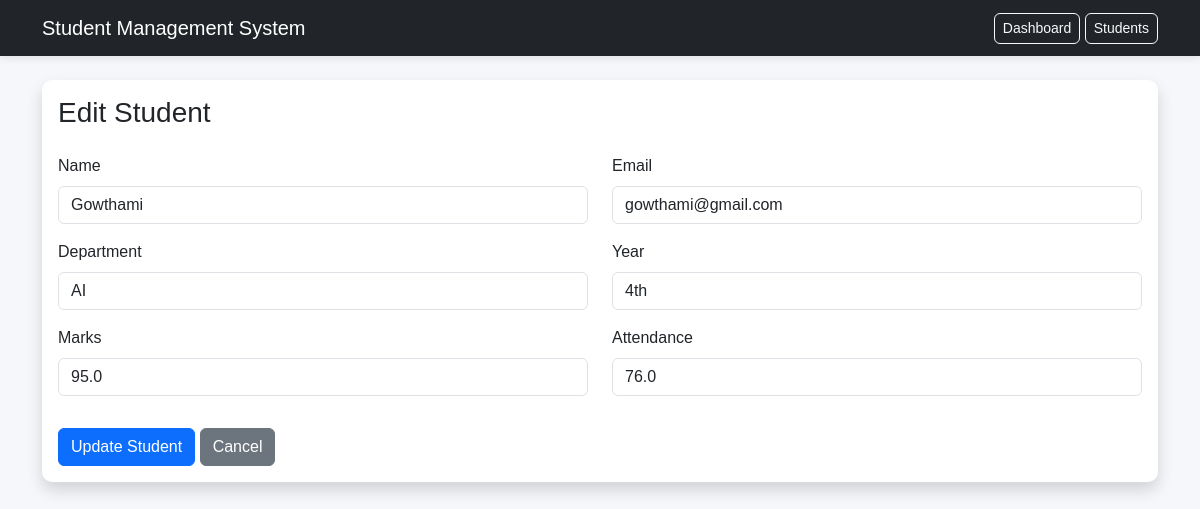
The page /edit_student/2 on the database its author committed.
### tables this page shows
CREATE TABLE students (
            id INTEGER PRIMARY KEY AUTOINCREMENT,
            name TEXT NOT NULL,
            email TEXT NOT NULL,
            department TEXT NOT NULL,
            year TEXT NOT NULL,
            marks REAL NOT NULL,
            attendance REAL NOT NULL
        );

### app.py (the view, shortened to what this page needs)
@app.route("/edit_student/<int:id>", methods=["GET", "POST"])
def edit_student(id):
    conn = get_db_connection()
    student = conn.execute(
        "SELECT * FROM students WHERE id = ?",
        (id,)
    ).fetchone()
    if student is None:
        conn.close()
        flash("Student not found")
        return redirect(url_for("students"))
    conn.close()
    return render_template(
        "edit_student.html",
        student=student
    )

### app.py (called while the page is built)
def get_db_connection():
    conn = sqlite3.connect(DATABASE)
    conn.row_factory = sqlite3.Row
    return conn

### templates/edit_student.html (shortened to what this page needs)
<!DOCTYPE html>
<html lang="en">
<head>
    <link rel="stylesheet"
          href="https://cdn.jsdelivr.net/npm/bootstrap@5.3.3/dist/css/bootstrap.min.css">
    <link rel="stylesheet"
          href="{{ url_for('static', filename='css/style.css') }}">
</head>
<body>
<nav class="navbar navbar-dark bg-dark">
    <div class="container">
        <a class="navbar-brand"
           href="{{ url_for('dashboard') }}">
            Student Management System
        </a>
        <div>
            <a href="{{ url_for('dashboard') }}"
               class="btn btn-outline-light btn-sm">
                Dashboard
            </a>
            <a href="{{ url_for('students') }}"
               class="btn btn-outline-light btn-sm">
                Students
            </a>
        </div>
    </div>
</nav>
<div class="container mt-4">
    <div class="card shadow">
        <div class="card-body">
            <h3 class="mb-4">Edit Student</h3>
            <form method="POST">
                <div class="row">
                    <div class="col-md-6 mb-3">
                        <label class="form-label">
                            Name
                        </label>
                        <input type="text"
                               name="name"
                               class="form-control"
                               value="{{ student['Name'] }}"
                               required>
                    </div>
                    <div class="col-md-6 mb-3">
                        <label class="form-label">
                            Email
                        </label>
                        <input type="email"
                               name="email"
                               class="form-control"
                               value="{{ student['Email'] }}"
                               required>
                    </div>
                    <div class="col-md-6 mb-3">
                        <label class="form-label">
                            Department
                        </label>
                        <select name="department"
                                class="form-control"
                                required>
                            <option value="AI"
                                {% if student['Department'] == 'AI' %}
                                selected
                                {% endif %}>
                                AI
                            </option>
                        </select>
                    </div>
                    <div class="col-md-6 mb-3">
                        <label class="form-label">
                            Year
                        </label>
                        <select name="year"
                                class="form-control"
                                required>
                            <option value="4th"
                                {% if student['year'] == '4th' %}
                                selected
                                {% endif %}>
                                4th
                            </option>
                        </select>
                    </div>
                    <div class="col-md-6 mb-3">
                        <label class="form-label">
                            Marks
                        </label>
                        <input type="number"
                               name="marks"
                               class="form-control"
                               value="{{ student['Marks'] }}"
                               required>
                    </div>
                    <div class="col-md-6 mb-3">
                        <label class="form-label">
                            Attendance
                        </label>
                        <input type="number"
                               name="attendance"
                               class="form-control"
                               value="{{ student['Attendance'] }}"
                               min="0"
                               max="100"
                               required>
                    </div>
                </div>
                <div class="mt-3">
                    <button type="submit"
                            class="btn btn-primary">
                        Update Student
                    </button>
                    <a href="{{ url_for('students') }}"
                       class="btn btn-secondary">
                        Cancel
                    </a>
                </div>
            </form>
        </div>
    </div>
</div>
</body>
</html>

### css/style.css (style rules this page uses)
body { background-color: #f5f7fb; font-family: Arial, sans-serif; }
.navbar { box-shadow: 0 2px 8px rgba(0, 0, 0, 0.1); }
.card { border: none; border-radius: 10px; box-shadow: 0 2px 10px rgba(0, 0, 0, 0.08); }
.btn { border-radius: 6px; }
.form-control, .form-select { border-radius: 6px; }

### rows shown on the page
students: name "Gowthami", email "gowthami@gmail.com", department "AI", year "4th", marks "95.0", attendance "76.0"
